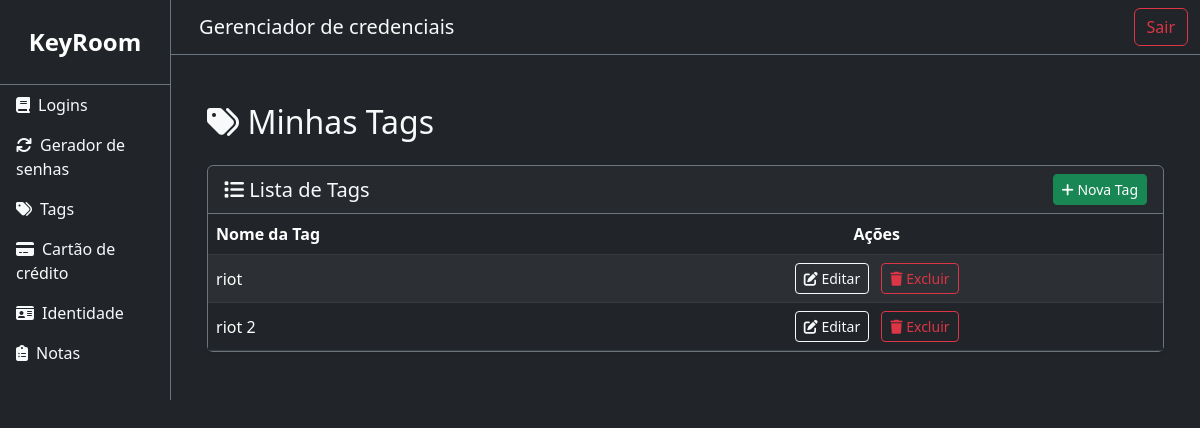
Page /tags/ (signed in) on the earlier database version.
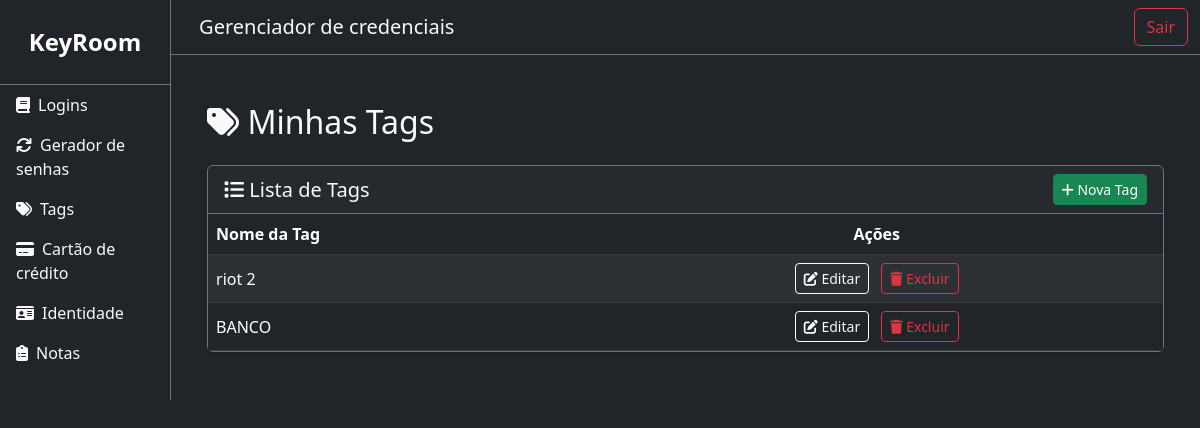
Same page on the later database version.
### core/models.py (models this page shows, shortened)
class CustomTag(models.Model):
    user = models.ForeignKey(User, on_delete=models.CASCADE, related_name='custom_tags')
    name = models.CharField(max_length=50)

### core/views/view_tag.py (the view)
# urls.py: path('tags/', view_tag.list_tags, name='list_tags'),
@login_required(login_url='home_page')
def list_tags(request):
    tags = CustomTag.objects.filter(user=request.user)
    return render(request, 'tag/list.html',{
        'tags': tags
    })

### core/templates/tag/list.html (shortened to what this page needs)
{% extends 'base.html' %}
{% block content %}
<div class="container py-4">
    <div class="d-flex justify-content-between align-items-center mb-4">
        <h2 class="text-light mb-0"><i class="fas fa-tags"></i> Minhas Tags</h2>
    </div>
    <div class="card bg-dark text-light border-secondary shadow-sm">
        <div class="card-header border-secondary d-flex justify-content-between align-items-center">
            <h5 class="mb-0"><i class="fas fa-list"></i> Lista de Tags</h5>
            <a href="{% url 'add_tag' %}" class="btn btn-success btn-sm">
                <i class="fas fa-plus"></i> Nova Tag
            </a>
        </div>
        <div class="card-body p-0">
            {% if tags %}
                <table class="table table-dark table-striped mb-0 align-middle">
                    <thead>
                        <tr class="text-secondary">
                            <th>Nome da Tag</th>
                            <th class="text-center">Ações</th>
                        </tr>
                    </thead>
                    <tbody>
                        {% for tag in tags %}
                            <tr>
                                <td>{{ tag.name }}</td>
                                <td class="text-center">
                                    <a href="{% url 'edit_tag' tag.id %}" class="btn btn-outline-light btn-sm me-2">
                                        <i class="fas fa-edit"></i> Editar
                                    </a>
                                    <button class="btn btn-outline-danger btn-sm"
                                            data-bs-toggle="modal"
                                            data-bs-target="#modalExcluir"
                                            onclick="prepareDelete('{{ tag.id }}', '{{ tag.name }}')">
                                        <i class="fas fa-trash"></i> Excluir
                                    </button>
                                </td>
                            </tr>
                        {% endfor %}
                    </tbody>
                </table>
            {% else %}
                <div class="p-4 text-center text-secondary">
                    <i class="fas fa-info-circle fa-2x mb-3"></i>
                    <p>Nenhuma tag cadastrada ainda.</p>
                </div>
            {% endif %}
        </div>
    </div>
</div>
{% endblock %}

### core/templates/base.html (shortened to what this page needs)
{% load static %}
<!DOCTYPE html>
<html lang="en" data-bs-theme="dark">
<head>
    <link href="{% static 'css/bootstrap.min.css' %}" rel="stylesheet">
    <link rel="stylesheet" href="{% static 'css/fontawesome.min.css' %}">
</head>
<body class="bg-dark text-light">
<div class="d-flex" id="wrapper">
    <div class="bg-dark border-end border-secondary" id="sidebar-wrapper">
        <div class="sidebar-heading text-center py-4 text-white fs-4 fw-bold border-bottom border-secondary">
            <a href="{% url 'main_page' %}" class="text-white text-decoration-none">
                KeyRoom
            </a>
        </div>
        <div class="list-group list-group-flush">
            <a href="{% url 'main_page' %}" class="list-group-item list-group-item-action bg-dark text-light border-0">
                <i class="fas fa-book me-2"></i>Logins
            </a>
             <a href="{% url 'password_generator' %}" class="list-group-item list-group-item-action bg-dark text-light border-0">
                <i class="fas fa-sync me-2"></i>Gerador de senhas
            </a>
             <a href="{% url 'list_tags' %}" class="list-group-item list-group-item-action bg-dark text-light border-0">
                <i class="fas fa-tags me-2"></i>Tags
            </a>
            <a href="{% url 'main_page' %}" class="list-group-item list-group-item-action bg-dark text-light border-0">
                <i class="fas fa-credit-card me-2"></i>Cartão de crédito
            </a>
            <a href="{% url 'main_page' %}" class="list-group-item list-group-item-action bg-dark text-light border-0">
                <i class="fas fa-id-card me-2"></i>Identidade
            </a>
            <a href="{% url 'main_page' %}" class="list-group-item list-group-item-action bg-dark text-light border-0">
                <i class="fas fa-clipboard-list me-2"></i>Notas
            </a>
        </div>
    </div>
    <div id="page-content-wrapper" class="w-100">
        <nav class="navbar navbar-expand-lg navbar-dark bg-dark border-bottom border-secondary">
            <div class="container-fluid">
                <h5 class="ms-3 mb-0">Gerenciador de credenciais</h5>
                 <a href="{% url 'logout' %}" class="btn btn-outline-danger ms-3">Sair</a>
            </div>
        </nav>
        <div class="container-fluid p-4">
            {% block content %}{% endblock %}
        </div>
    </div>
</div>
</body>
</html>

Differences in the rows shown:
removed CustomTag: name "riot"
added CustomTag: name "BANCO"
